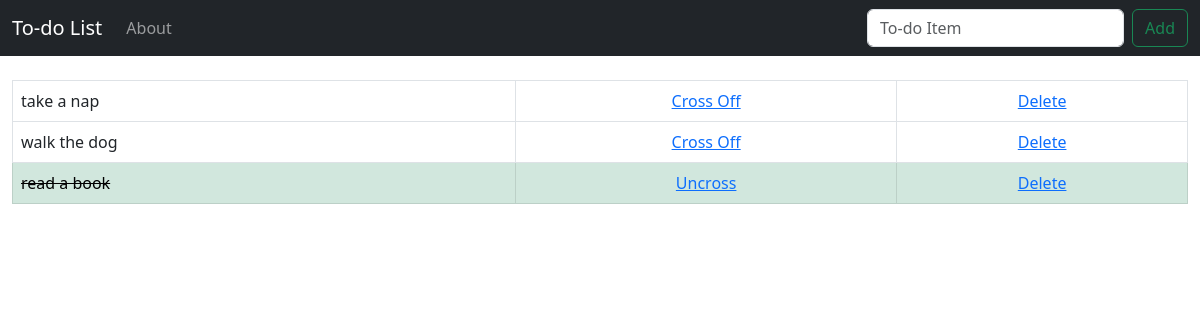
/, run on an earlier commit of the app's database.
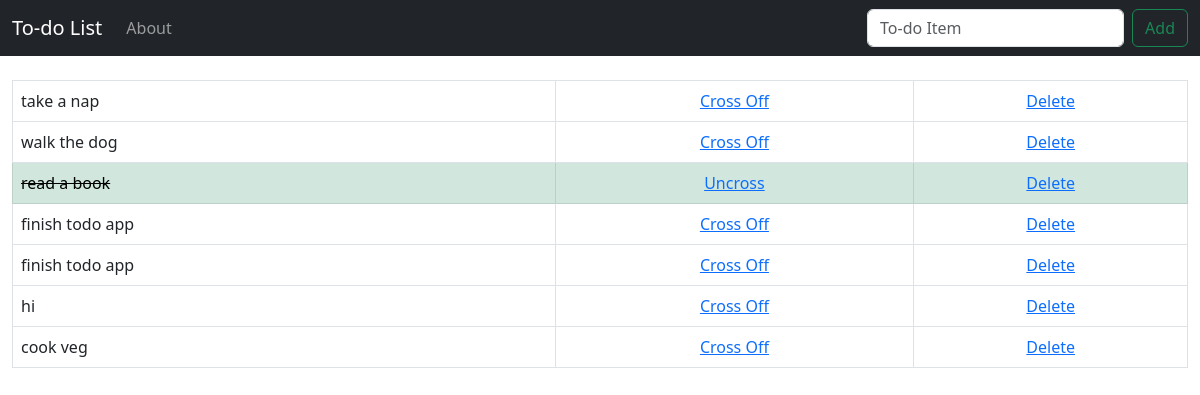
And on a later commit of the database.
### todo_list/models.py (models this page shows, shortened)
class List(models.Model):
    item = models.CharField(max_length=200)
    completed = models.BooleanField(default=False)

### todo_list/views.py (the view)
# urls.py: 2. Add a URL to urlpatterns:  path('', views.home, name='home')
def home(request):
    if request.method == 'POST':
        form = ListForm(request.POST or None)
        if form.is_valid():
            form.save()
            all_items = List.objects.all
            messages.success(request,('Item Has Been Added To List!'))
            return render(request,'home.html',{'all_items':all_items})
    else:
        all_items = List.objects.all
        return render(request,'home.html',{'all_items':all_items})

### todo_list/templates/home.html (shortened to what this page needs)
{% extends 'base.html' %}
{% block content %}
    {% if all_items %}
    <table class="table table-bordered ">
        {% for things in all_items %}
            {% if things.completed %}
                <tr class="table-success">
                    <td class="striker">{{things.item}}</td>
                    <td><center><a href="{% url 'uncross' things.id %}">Uncross</a></center></td>
                    <td><center><a href="{% url 'delete' things.id %}">Delete</a></center></td>
                </tr>
            {% else %}
            <tr>
                <td>{{things.item}}</td>
                <td><center> <a href="{% url 'cross_off' things.id %}">Cross Off</a></center></td>
                <td><center><a href="{% url 'delete' things.id %}">Delete</a></center></td>
            </tr>
            {% endif %}
        {% endfor %}
    </table>
    {% endif %}
{% endblock %}

### todo_list/templates/base.html (shortened to what this page needs)
{% load static %}
<!doctype html>
<html lang="en">
  <head>
    <link href="https://cdn.jsdelivr.net/npm/bootstrap@5.3.0-alpha3/dist/css/bootstrap.min.css" rel="stylesheet">
    <link rel="stylesheet" href="{% static 'css/my_style.css' %}">
  </head>
  <body>
    <nav class="navbar navbar-expand-lg navbar-dark bg-dark">
        <div class="container-fluid">
          <a class="navbar-brand" href="{% url 'home' %}">To-do List</a>
          <div class="collapse navbar-collapse" id="navbarSupportedContent">
            <ul class="navbar-nav me-auto mb-2 mb-lg-0">
              <li class="nav-item">
                <a class="nav-link" href="{% url 'about' %}">About</a>
              </li>
            </ul>
            <form class="d-flex" role="search" method="POST">
              <input class="form-control me-2" type="search" placeholder="To-do Item" aria-label="Search" name="item">
              <button class="btn btn-outline-success"  type="submit">Add</button>
            </form>
          </div>
        </div>
      </nav>
    <br>
    <div class="container-fluid">
        {% block content %}
        {% endblock %}
    </div>
  </body>
</html>

### static/css/my_style.css (style rules this page uses)
.striker { text-decoration: line-through; }

What changed in the data, as far as the page shows it:
added List: item "finish todo app"
added List: item "finish todo app"
added List: item "hi"
added List: item "cook veg"
